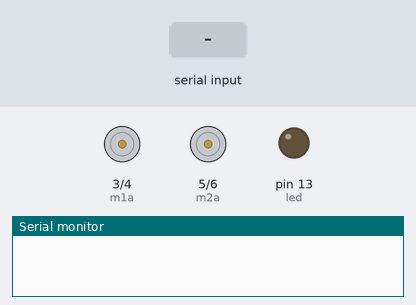
The sketch below on a simulated Arduino Uno, built with avr-gcc and run on an emulated ATmega328P. On the bench: motor-driver pin pairs drawn as motors (green arrow = first pin HIGH = forward, orange = second pin HIGH = backward, longer = more drive), output pins drawn as LEDs (lit = HIGH), the last lines printed to the serial monitor. The inputs (shaded band) are chosen by the test bench.

Above: at 1.2 s.
1.3 s: "F" received over Serial
At 1.6 s:
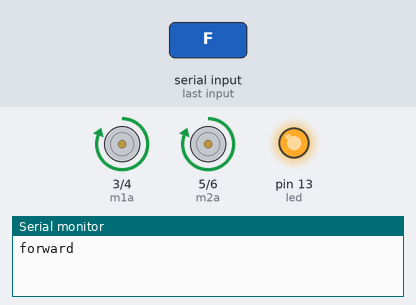
2.8 s: "B" received over Serial
At 3.9 s:
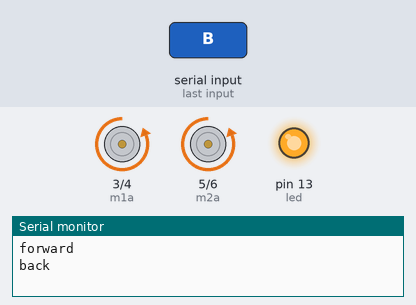
4.3 s: "R" received over Serial
At 5.1 s:
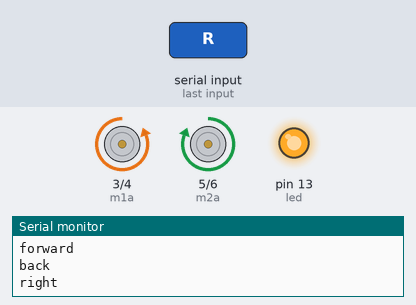
5.8 s: "L" received over Serial
At 6.2 s:
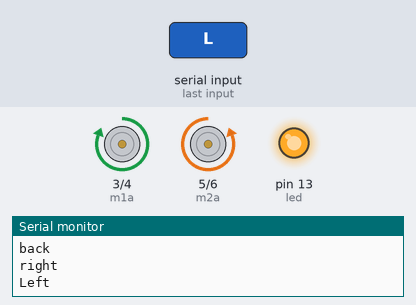
7.3 s: "S" received over Serial
At 8.5 s:
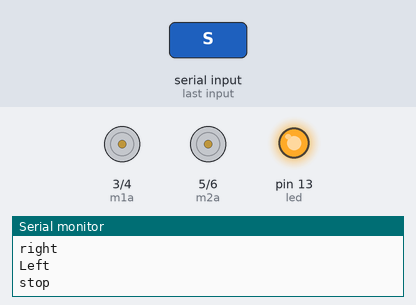
Timing chart, 0 to 9.8 s (numbered marks = the images above; inputs shaded):
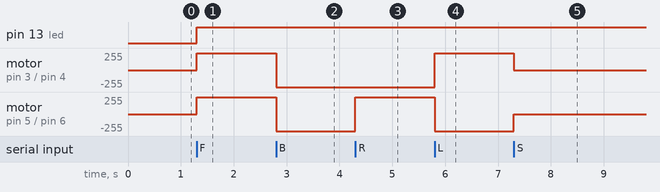

The sketch:

RC_CAR.ino
```cpp
int led = 13;       //led
int m1a = 3; //motor1
int m1b = 4; //motor1
int m2a = 5; //motor2
int m2b = 6; //motor2
char bt = 0;       //BT
void setup()
{
  Serial.begin(9600);
  pinMode(m1a, OUTPUT);
  pinMode(m1b, OUTPUT);
  pinMode(m2a, OUTPUT);
  pinMode(m2b, OUTPUT);
  pinMode(led, OUTPUT);
}
void loop()
{
  if (Serial.available() > 0)
  {
    bt = Serial.read();
    digitalWrite(led, HIGH);

    if (bt == 'F')       //forwards
    {
      digitalWrite(m1a, HIGH);
      digitalWrite(m1b, LOW);
      digitalWrite(m2a, HIGH);
      digitalWrite(m2b, LOW);
      Serial.println("forward");
    }
    else if (bt == 'B')       //backwards
    { digitalWrite(m1a, LOW);
      digitalWrite(m1b, HIGH);
      digitalWrite(m2a, LOW);
      digitalWrite(m2b, HIGH);
      Serial.println("back");
    }
    else if (bt == 'R')    //right
    {
      digitalWrite(m1a, LOW);
      digitalWrite(m1b, HIGH);
      digitalWrite(m2a, HIGH);
      digitalWrite(m2b, LOW);
      Serial.println("right");
    }
    else if (bt == 'L')     //left
    {
      digitalWrite(m1a, HIGH);
      digitalWrite(m1b, LOW);
      digitalWrite(m2a, LOW);
      digitalWrite(m2b, HIGH);
      Serial.println("Left");
    }
    else if (bt == 'S')
    {
      digitalWrite(m1a, LOW);
      digitalWrite(m1b, LOW);
      digitalWrite(m2a, LOW);
      digitalWrite(m2b, LOW);
      Serial.println("stop");
    }
  }
}
```

Measured:
- after the input at 1.3 s, pin 13 (led): LOW → HIGH at once; motor on pin 3 (m1a) / pin 4 (m1b), motor on pin 5 (m2a) / pin 6 (m2b): stopped → forward 255/255 at once
- after the input at 2.8 s, motor on pin 3 (m1a) / pin 4 (m1b), motor on pin 5 (m2a) / pin 6 (m2b): forward 255/255 → backward 255/255 at once
- after the input at 4.3 s, motor on pin 5 (m2a) / pin 6 (m2b): backward 255/255 → forward 255/255 at once
- after the input at 5.8 s, motor on pin 3 (m1a) / pin 4 (m1b): backward 255/255 → forward 255/255 at once; motor on pin 5 (m2a) / pin 6 (m2b): forward 255/255 → backward 255/255 at once
- after the input at 7.3 s, motor on pin 3 (m1a) / pin 4 (m1b): forward 255/255 → stopped at once; motor on pin 5 (m2a) / pin 6 (m2b): backward 255/255 → stopped at once
